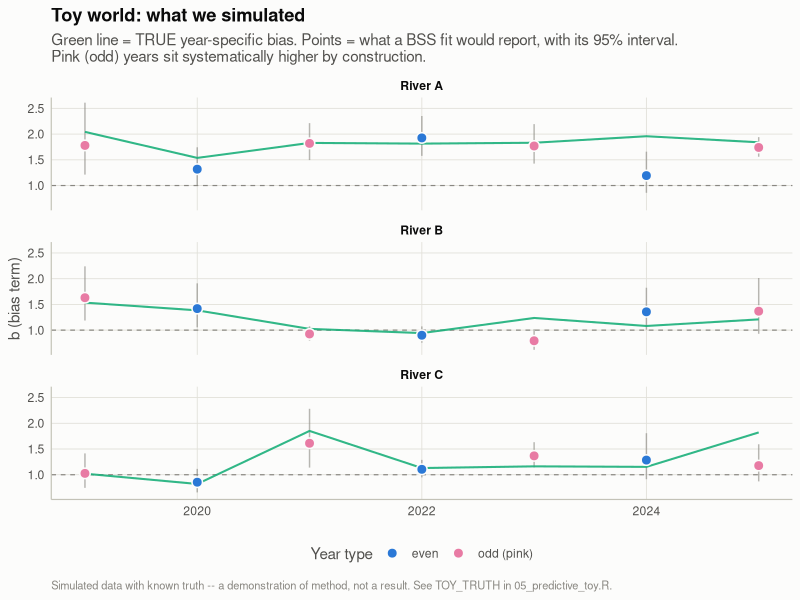
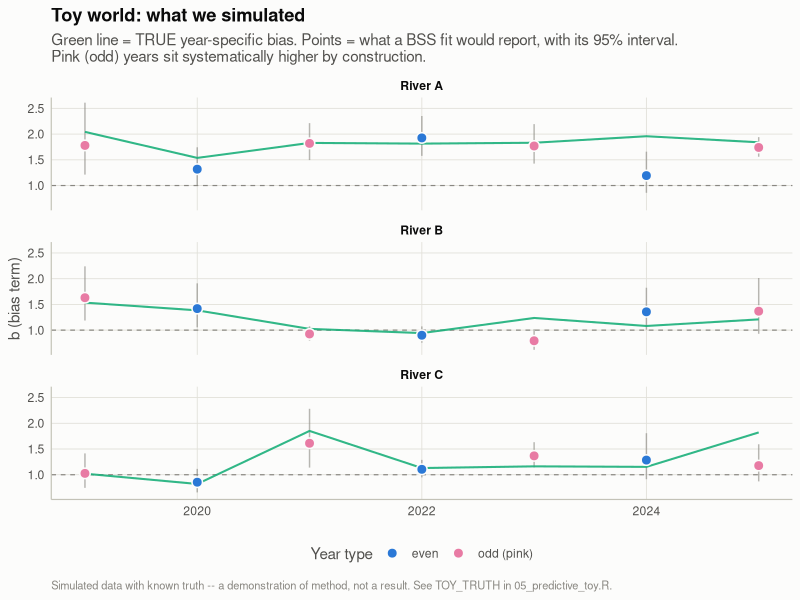
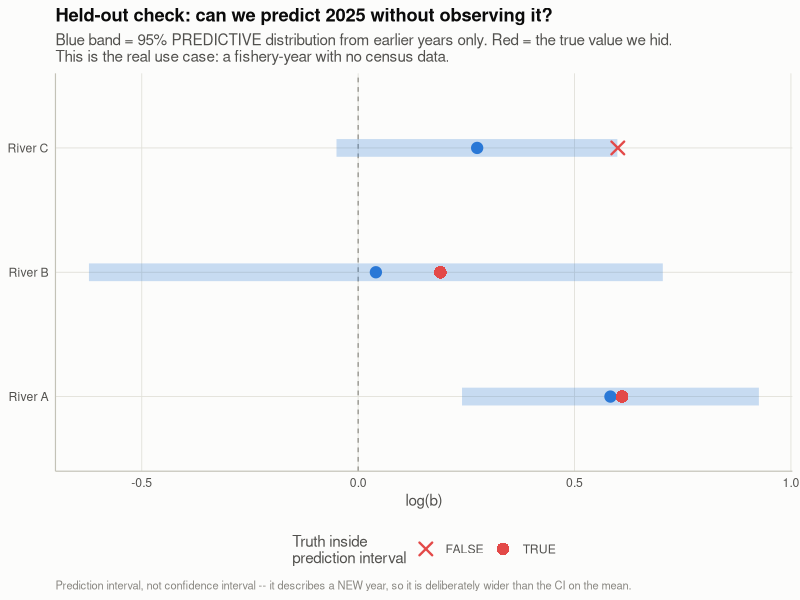
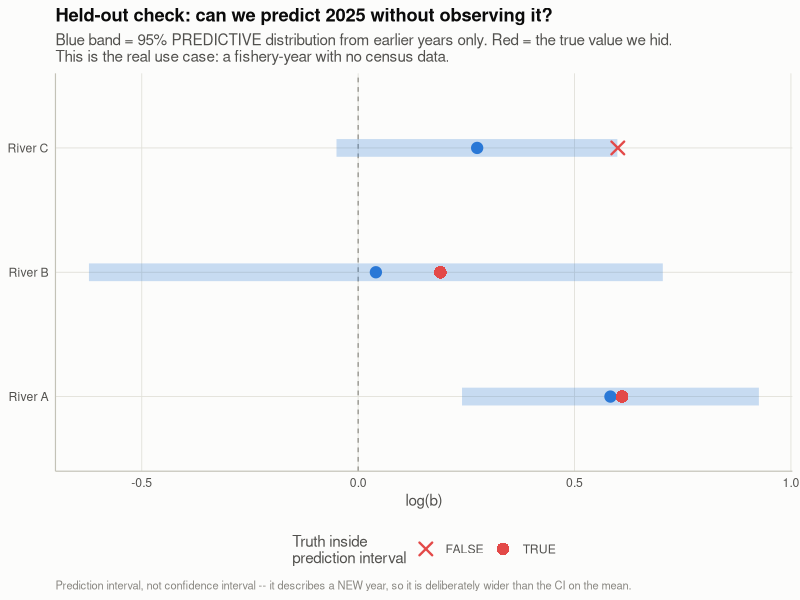
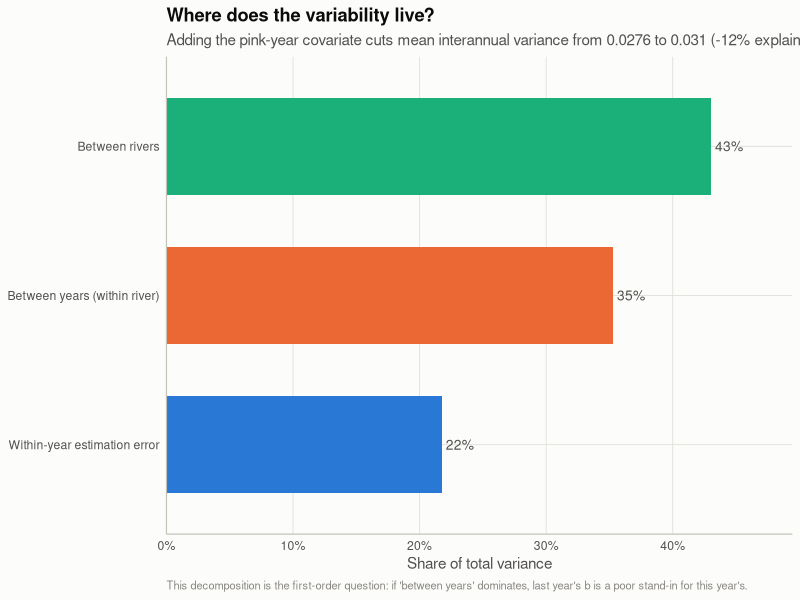
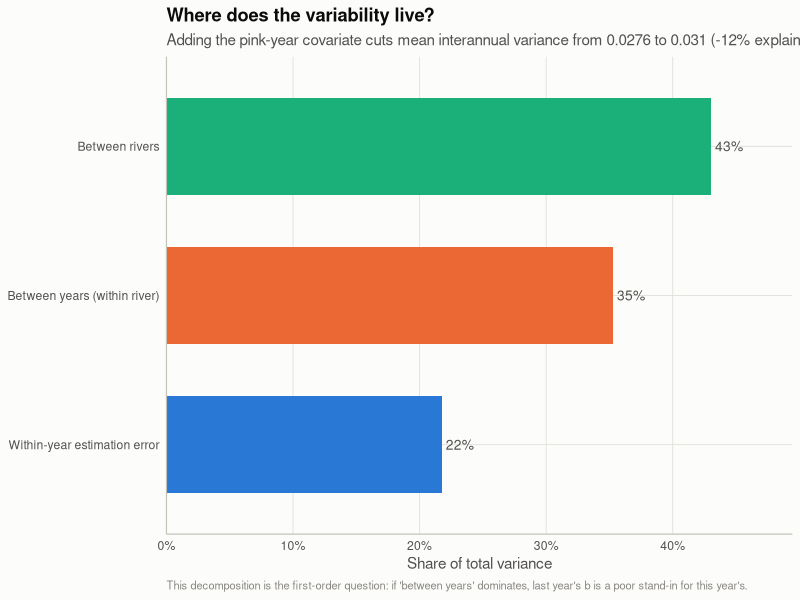

Write the R code that produced these figures, in order.
# ==============================================================================
# 05_predictive_toy.R
#
# Purpose:
#   A CONCEPTUAL MODEL and TOY EXAMPLE for predicting the BSS effort-bias term
#   `b` in a fishery-year where we CANNOT estimate it from that year's own
#   data (no census / tie-in counts). Built for the DFW/tribal technical-staff
#   meeting, per direction to bring a conceptual model and worked toy example
#   rather than only empirical results.
#
#   Runs standalone in seconds. NO database, NO VPN, NO Stan, NO dependency on
#   any pipeline output -- it simulates a world where the truth is KNOWN, so
#   the method can be demonstrated and interrogated before anyone argues about
#   the real numbers. That property is deliberate: it lets tomorrow's
#   conversation be about the approach.
#
# ------------------------------------------------------------------------------
# THE PROBLEM
#
#   For a fishery-year with census data, BSS estimates `b` directly. For a
#   fishery-year WITHOUT it, `b` is unidentified and the posterior just
#   reproduces its lognormal(0, sigma) prior -- i.e. "no bias, wide
#   uncertainty", which is an assumption, not an estimate. The question is
#   what to use instead, and how much uncertainty it should carry.
#
#   Everything below works on the LOG scale. `b` is strictly positive and
#   lognormal-priored, so log(b) is the natural symmetric scale and
#   differences on it read as proportional changes.
#
# ------------------------------------------------------------------------------
# THE LADDER (each rung nests inside the next)
#
#   Rung 0 -- "use last year's b". No pooling, no uncertainty propagation.
#             The status quo, included as the comparison baseline.
#
#   Rung 1 -- RANDOM EFFECTS / PARTIAL POOLING, per fishery series:
#               log b_hat[i,y] ~ Normal(log theta[i,y], se[i,y]^2)   <- what we measured
#               log theta[i,y] ~ Normal(mu[i], tau^2)                <- true year-to-year variation
#             tau^2 IS the "how variable are the bias terms" answer. And the
#             PREDICTIVE DISTRIBUTION for an unmeasured year is exactly the
#             random-effects PREDICTION interval:
#               log theta[i,new] ~ Normal(mu_hat[i], tau_hat^2 + SE(mu_hat[i])^2)
#             Note this is wider than the confidence interval on mu -- it has
#             to be, because it describes a NEW year, not the mean of past
#             ones. Conflating the two understates uncertainty, which is the
#             most common way this kind of analysis goes wrong.
#
#   Rung 2 -- META-REGRESSION with a pink-year covariate:
#               log theta[i,y] ~ Normal(mu[i] + beta * pink[y], tau^2)
#             Puget Sound pink salmon return in ODD years, bringing large
#             effort influxes that plausibly shift the vehicle:angler
#             relationship. beta estimates that effect; the DROP in tau^2 from
#             rung 1 to rung 2 measures how much of the interannual
#             variability pink year explains. Prediction for a new year then
#             conditions on whether that year is a pink year.
#
#   Rung 3 -- POOLING ACROSS RIVERS, so a data-poor fishery borrows strength:
#               mu[i] ~ Normal(M, sigma_river^2)
#             Gives the across-river vs. across-year variance decomposition,
#             and yields a usable predictive distribution even for a fishery
#             with little or no history of its own.
#
#   Rung 4 -- NOT BUILT HERE. Re-specify `b` hierarchically INSIDE the Stan
#             model so posterior uncertainty propagates exactly instead of
#             being approximated in two stages. This is the README's deferred
#             "(d2)". Rungs 1-3 are a two-stage plug-in approximation to it:
#             they treat each se[i,y] as fixed and known, which is very
#             standard practice but is an approximation worth stating out loud.
#
# Usage:
#   Rscript analysis/bss_bias/05_predictive_toy.R
#
# Outputs (analysis/bss_bias/outputs/figures/ and outputs/):
#   figA_toy_simulated_world.png/.pdf   -- the known-truth world we simulated
#   figB_toy_prediction_check.png/.pdf  -- held-out year vs. its predictive distribution
#   figC_toy_variance_components.png/.pdf -- where the variability lives; tau^2 before/after pink
#   bss_b_toy_recovery.csv              -- true vs. recovered parameter values
#
# Objects left in the global environment for the report to reuse after
# source()-ing this file: toy_sim, toy_fits, toy_recovery, figA/figB/figC.
# ==============================================================================

library(tidyverse)
library(cli)
library(here)

if (!requireNamespace("metafor", quietly = TRUE)) {
  cli::cli_abort(c(
    "Package {.pkg metafor} is required for the predictive-model toy example.",
    "i" = "Install with: {.code install.packages(\"metafor\")}",
    "i" = "It provides rma()/rma.mv(), which give multilevel variance components \\
           and prediction intervals directly -- hand-rolling those is error-prone."
  ))
}

OUT_DIR <- here::here("analysis", "bss_bias", "outputs")
FIG_DIR <- file.path(OUT_DIR, "figures")
dir.create(FIG_DIR, recursive = TRUE, showWarnings = FALSE)

# Palette / theme shared with 03_plot_b_series.R. Kept in sync by hand for now
# (both are small); if a third script needs them, factor them out properly.
CAT <- c(blue = "#2a78d6", orange = "#eb6834", aqua = "#1baf7a", yellow = "#eda100",
         magenta = "#e87ba4", green = "#008300", violet = "#4a3aa7", red = "#e34948")
INK          <- "#0b0b0b"
INK_SECOND   <- "#52514e"
INK_MUTED    <- "#898781"
GRID_COLOR   <- "#e1e0d9"
BASELINE_COL <- "#c3c2b7"
SURFACE      <- "#fcfcfb"

theme_bss <- function() {
  theme_minimal(base_size = 11) +
    theme(
      panel.grid.major = element_line(color = GRID_COLOR, linewidth = 0.3),
      panel.grid.minor = element_blank(),
      axis.line = element_line(color = BASELINE_COL, linewidth = 0.4),
      axis.text = element_text(color = INK_SECOND),
      axis.title = element_text(color = INK_SECOND),
      plot.title = element_text(color = INK, face = "bold"),
      plot.subtitle = element_text(color = INK_SECOND),
      plot.caption = element_text(color = INK_MUTED, size = 8, hjust = 0),
      strip.text = element_text(color = INK, face = "bold"),
      legend.position = "bottom",
      legend.title = element_text(color = INK_SECOND),
      legend.text = element_text(color = INK_SECOND),
      plot.background = element_rect(fill = SURFACE, color = NA),
      panel.background = element_rect(fill = SURFACE, color = NA)
    )
}

save_fig <- function(plot, name, width = 9, height = 6) {
  ggsave(file.path(FIG_DIR, paste0(name, ".png")), plot, width = width, height = height, dpi = 300, bg = SURFACE)
  ggsave(file.path(FIG_DIR, paste0(name, ".pdf")), plot, width = width, height = height, device = cairo_pdf, bg = SURFACE)
}

# ------------------------------------------------------------------------------
# 1. Simulate a world where the truth is known
#
# Truth values are chosen to resemble what the real fits have been producing
# (b roughly 0.6-2.0, i.e. log b roughly -0.5 to +0.7, with per-estimate
# posterior SEs on log scale in the 0.05-0.20 range). They are NOT calibrated
# to the real data -- this is a demonstration of method, not a result.
# ------------------------------------------------------------------------------

TOY_TRUTH <- list(
  M            = log(1.10),  # grand mean log-bias across rivers
  sigma_river  = 0.20,       # river-to-river SD in mean log-bias
  tau          = 0.15,       # year-to-year SD WITHIN a river, after pink is accounted for
  beta_pink    = 0.25,       # pink (odd) year effect on log-bias; exp(0.25) ~ +28%
  se_range     = c(0.05, 0.20)
)

simulate_toy_world <- function(rivers = c("River A", "River B", "River C"),
                               years = 2019:2025,
                               truth = TOY_TRUTH,
                               seed = 42) {
  set.seed(seed)

  river_means <- tibble(
    river  = rivers,
    mu_i   = rnorm(length(rivers), truth$M, truth$sigma_river)
  )

  tidyr::expand_grid(river = rivers, year = years) |>
    left_join(river_means, by = "river") |>
    mutate(
      pink = as.integer(year %% 2 == 1),  # Puget Sound pinks return in ODD years
      # true year-specific log-bias
      log_theta = rnorm(n(), mu_i + truth$beta_pink * pink, truth$tau),
      # what a BSS fit for that year would report: a noisy read on log_theta
      se        = runif(n(), truth$se_range[1], truth$se_range[2]),
      log_b_hat = rnorm(n(), log_theta, se),
      vi        = se^2,
      b_hat     = exp(log_b_hat),
      theta     = exp(log_theta)
    )
}

toy_sim <- simulate_toy_world()

# ------------------------------------------------------------------------------
# 2. Climb the ladder
# ------------------------------------------------------------------------------

# Rung 1: per-river random effects. tau^2 = interannual variability.
fit_rung1 <- function(dat) {
  dat |>
    group_by(river) |>
    group_modify(~ {
      f <- metafor::rma(yi = log_b_hat, vi = vi, data = .x, method = "REML")
      p <- predict(f)
      tibble(
        mu_hat = as.numeric(f$b), se_mu = f$se, tau2 = f$tau2,
        I2 = f$I2,
        # CONFIDENCE interval on the mean vs. PREDICTION interval for a new
        # year -- the second is the one that answers "what should we use next
        # year", and it is meaningfully wider.
        ci_lb = p$ci.lb, ci_ub = p$ci.ub,
        pi_lb = p$pi.lb, pi_ub = p$pi.ub
      )
    }) |>
    ungroup()
}

# Rung 2: add the pink-year covariate. Compare tau^2 against rung 1.
fit_rung2 <- function(dat) {
  dat |>
    group_by(river) |>
    group_modify(~ {
      f <- metafor::rma(yi = log_b_hat, vi = vi, mods = ~ pink, data = .x, method = "REML")
      tibble(
        intercept   = as.numeric(f$b[1]),
        beta_pink   = as.numeric(f$b[2]),
        beta_se     = f$se[2],
        beta_ci_lb  = f$ci.lb[2],
        beta_ci_ub  = f$ci.ub[2],
        tau2_resid  = f$tau2
      )
    }) |>
    ungroup()
}

# Rung 3: multilevel -- pool across rivers, with a pink moderator. Gives the
# across-river vs. across-year decomposition in one fit.
fit_rung3 <- function(dat) {
  dat <- dat |> mutate(obs_id = row_number())
  metafor::rma.mv(
    yi = log_b_hat, V = vi,
    mods = ~ pink,
    random = list(~ 1 | river, ~ 1 | obs_id),
    data = dat, method = "REML"
  )
}

toy_fits <- list(
  rung1 = fit_rung1(toy_sim),
  rung2 = fit_rung2(toy_sim),
  rung3 = fit_rung3(toy_sim)
)

# ------------------------------------------------------------------------------
# 3. Did it recover the truth? (the point of a toy example)
# ------------------------------------------------------------------------------

r3 <- toy_fits$rung3
toy_recovery <- tibble::tribble(
  ~parameter,                          ~truth,                    ~recovered,
  "Grand mean log-bias (M)",           TOY_TRUTH$M,               as.numeric(r3$b[1]),
  "Pink-year effect (beta)",           TOY_TRUTH$beta_pink,       as.numeric(r3$b[2]),
  "Between-river SD (sigma_river)",    TOY_TRUTH$sigma_river,     sqrt(r3$sigma2[1]),
  "Within-river year SD (tau)",        TOY_TRUTH$tau,             sqrt(r3$sigma2[2])
) |>
  mutate(
    difference = recovered - truth,
    across(c(truth, recovered, difference), ~ round(.x, 3))
  )

write_csv(toy_recovery, file.path(OUT_DIR, "bss_b_toy_recovery.csv"))

cli::cli_h2("Toy example: parameter recovery")
print(toy_recovery)

# Mean tau^2 with and without the pink covariate -- how much of the
# interannual variability does pink year explain?
tau2_no_pink   <- mean(toy_fits$rung1$tau2)
tau2_with_pink <- mean(toy_fits$rung2$tau2_resid)
cli::cli_alert_info(
  "Mean tau^2 without pink covariate: {round(tau2_no_pink, 4)}; \\
   with pink: {round(tau2_with_pink, 4)} \\
   ({round(100 * (1 - tau2_with_pink / tau2_no_pink))}% of interannual variance explained)."
)

# ------------------------------------------------------------------------------
# 4. Held-out check: predict a year we pretended not to observe
#
# This is the whole use case in miniature -- a fishery-year with no census
# data. Drop the most recent year, fit on the rest, and ask whether the
# predictive distribution actually covers the value we hid.
# ------------------------------------------------------------------------------

holdout_year <- max(toy_sim$year)
train <- toy_sim |> filter(year != holdout_year)
test  <- toy_sim |> filter(year == holdout_year)

holdout_check <- train |>
  group_by(river) |>
  group_modify(~ {
    f <- metafor::rma(yi = .x$log_b_hat, vi = .x$vi, mods = ~ pink, data = .x, method = "REML")
    # predict for the held-out year's pink status
    pink_new <- test$pink[test$river == .y$river][1]
    p <- predict(f, newmods = pink_new)
    tibble(pred = p$pred, pi_lb = p$pi.lb, pi_ub = p$pi.ub)
  }) |>
  ungroup() |>
  left_join(test |> select(river, log_theta, log_b_hat), by = "river") |>
  mutate(
    covered = log_theta >= pi_lb & log_theta <= pi_ub,
    across(c(pred, pi_lb, pi_ub, log_theta, log_b_hat), ~ round(.x, 3))
  )

cli::cli_h2("Toy example: held-out year {holdout_year} vs. its predictive distribution")
print(holdout_check)

# ------------------------------------------------------------------------------
# 5. Figures
# ------------------------------------------------------------------------------

figA <- ggplot(toy_sim, aes(x = year, y = b_hat)) +
  geom_hline(yintercept = 1, linetype = "dashed", color = INK_MUTED, linewidth = 0.4) +
  geom_segment(aes(xend = year, y = exp(log_b_hat - 1.96 * se), yend = exp(log_b_hat + 1.96 * se)),
               color = INK_MUTED, linewidth = 0.5, alpha = 0.6) +
  geom_line(aes(y = theta), color = CAT[["aqua"]], linewidth = 0.7, alpha = 0.9) +
  geom_point(aes(fill = factor(pink, levels = c(0, 1), labels = c("even", "odd (pink)"))),
             shape = 21, size = 3, color = SURFACE, stroke = 0.8) +
  scale_fill_manual(values = c("even" = CAT[["blue"]], "odd (pink)" = CAT[["magenta"]]), name = "Year type") +
  facet_wrap(~ river, ncol = 1) +
  labs(
    title = "Toy world: what we simulated",
    subtitle = "Green line = TRUE year-specific bias. Points = what a BSS fit would report, with its 95% interval.\nPink (odd) years sit systematically higher by construction.",
    x = NULL, y = "b (bias term)",
    caption = "Simulated data with known truth -- a demonstration of method, not a result. See TOY_TRUTH in 05_predictive_toy.R."
  ) +
  theme_bss()

save_fig(figA, "figA_toy_simulated_world", width = 9, height = 8)

figB <- holdout_check |>
  ggplot(aes(x = river)) +
  geom_hline(yintercept = 0, linetype = "dashed", color = INK_MUTED, linewidth = 0.4) +
  geom_linerange(aes(ymin = pi_lb, ymax = pi_ub), color = CAT[["blue"]], linewidth = 6, alpha = 0.25) +
  geom_point(aes(y = pred), color = CAT[["blue"]], size = 3.5) +
  geom_point(aes(y = log_theta, shape = covered), color = CAT[["red"]], size = 3.5, stroke = 1.2) +
  scale_shape_manual(values = c("TRUE" = 16, "FALSE" = 4),
                     name = paste0("Truth inside\nprediction interval")) +
  coord_flip() +
  labs(
    title = paste0("Held-out check: can we predict ", holdout_year, " without observing it?"),
    subtitle = "Blue band = 95% PREDICTIVE distribution from earlier years only. Red = the true value we hid.\nThis is the real use case: a fishery-year with no census data.",
    x = NULL, y = "log(b)",
    caption = "Prediction interval, not confidence interval -- it describes a NEW year, so it is deliberately wider than the CI on the mean."
  ) +
  theme_bss()

save_fig(figB, "figB_toy_prediction_check", width = 9, height = 5)

var_comp <- tibble(
  component = c("Between rivers", "Between years (within river)", "Within-year estimation error"),
  variance  = c(r3$sigma2[1], r3$sigma2[2], mean(toy_sim$vi))
) |>
  mutate(
    component = factor(component, levels = rev(component)),
    share = variance / sum(variance)
  )

figC <- ggplot(var_comp, aes(x = share, y = component, fill = component)) +
  geom_col(width = 0.65) +
  geom_text(aes(label = scales::percent(share, accuracy = 1)),
            hjust = -0.15, color = INK_SECOND, size = 3.5) +
  scale_fill_manual(values = unname(CAT)[1:3], guide = "none") +
  scale_x_continuous(labels = scales::percent, expand = expansion(mult = c(0, 0.15))) +
  labs(
    title = "Where does the variability live?",
    subtitle = paste0(
      "Adding the pink-year covariate cuts mean interannual variance from ",
      round(tau2_no_pink, 4), " to ", round(tau2_with_pink, 4),
      " (", round(100 * (1 - tau2_with_pink / tau2_no_pink)), "% explained)."
    ),
    x = "Share of total variance", y = NULL,
    caption = "This decomposition is the first-order question: if 'between years' dominates, last year's b is a poor stand-in for this year's."
  ) +
  theme_bss()

save_fig(figC, "figC_toy_variance_components", width = 9, height = 4.5)

cli::cli_alert_success("Toy example complete. Figures A-C written to {.file {FIG_DIR}}.")
cli::cli_alert_info("Recovery table: {.file {file.path(OUT_DIR, 'bss_b_toy_recovery.csv')}}")
